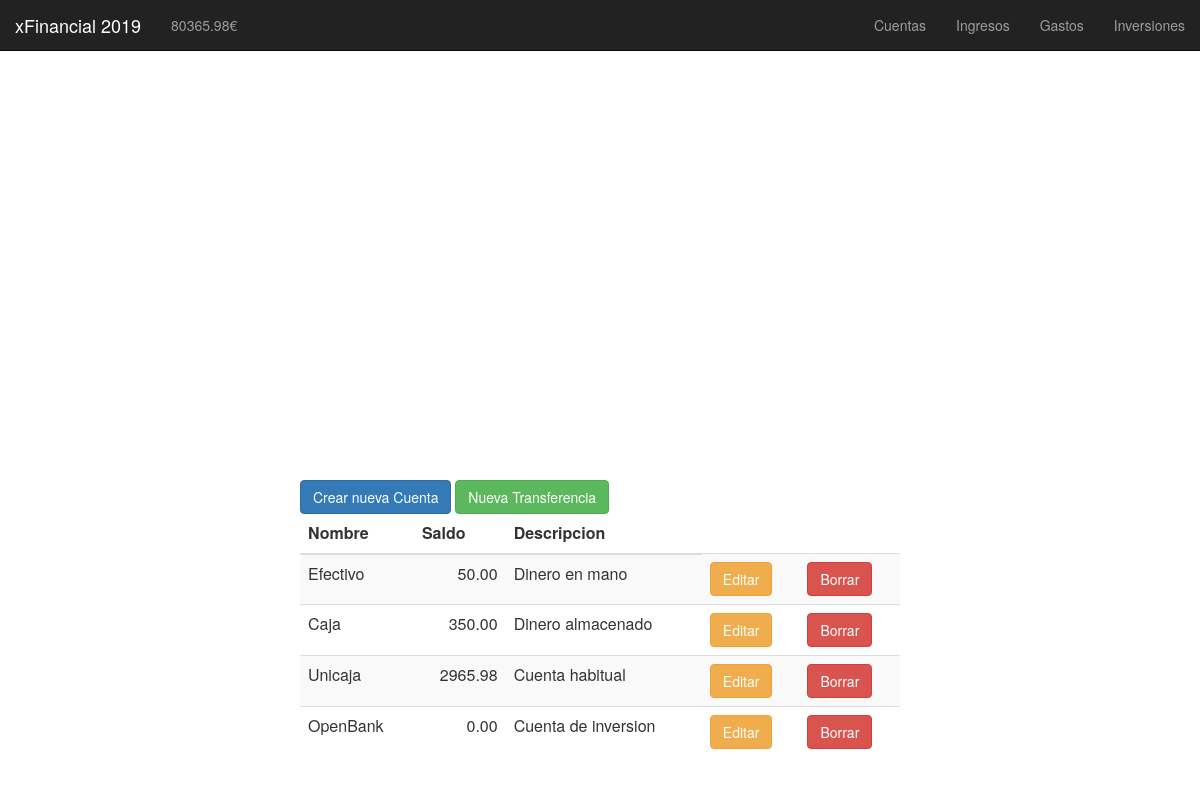
The page /cuentas.php on the database as committed earlier.
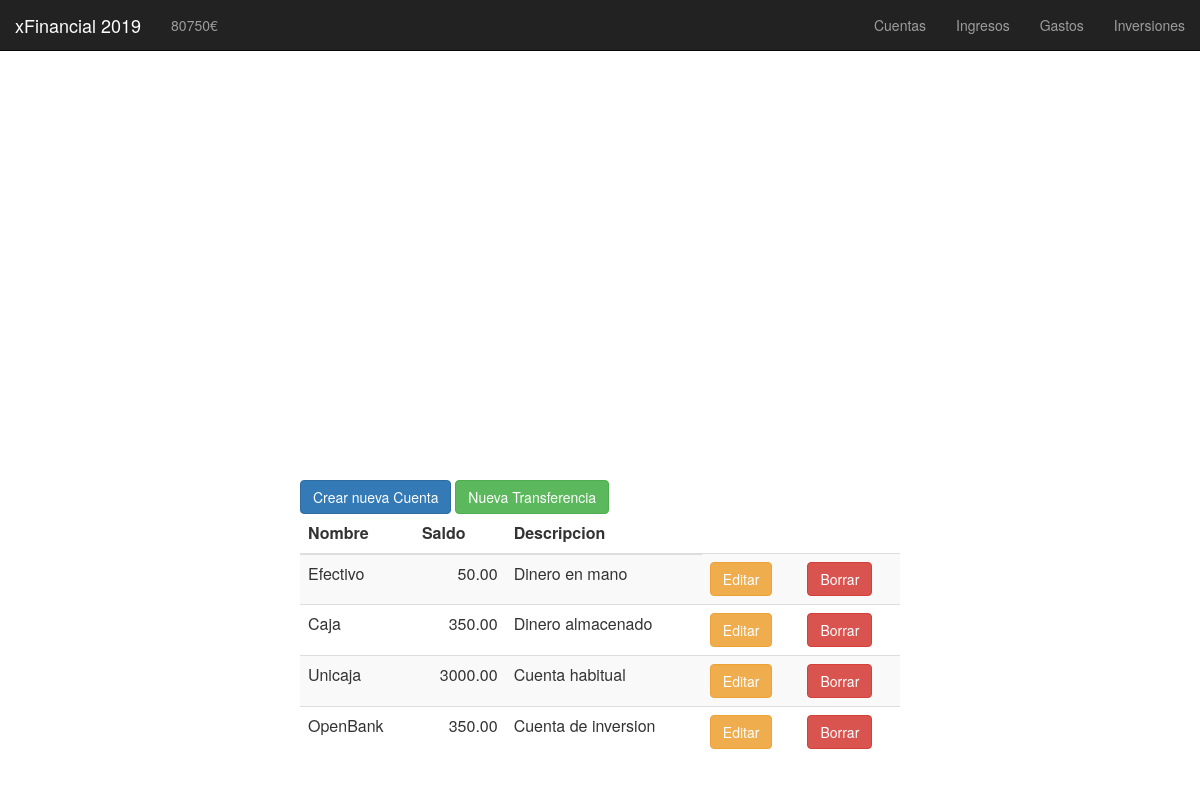
The same page on the database as committed later.
### tables this page shows
CREATE TABLE cuentas (
	id INT PRIMARY KEY AUTO_INCREMENT,
	nombre VARCHAR(50),
    saldo DECIMAL(15,2),
    descripcion VARCHAR(50)
);

### functions/cuentas/mostrar_cuentas_edit.php (the view, shortened to what this page needs)
<td>
    <button type="button" class="btn btn-warning" data-toggle="modal" data-target="#modal_editar_<?php echo $row['id'] ;?>">
    Editar
    </button>
</td>
<td>
    <button type="button" class="btn btn-danger" data-toggle="modal" data-target="#modal_borrar_<?php echo $row['id'] ;?>">
    Borrar
    </button>
</td>

### functions/patrimonio/mostrar_patrimonio.php (shortened to what this page needs)
<?php
$patrimonio = 0;
$res = mysql_query("SELECT * FROM cuentas")
or die(mysql_error());
while($row = mysql_fetch_array( $res )) {
    $patrimonio = $patrimonio + $row['saldo'];
}
$res2 = mysql_query("SELECT * FROM inversiones WHERE vendida = 0")
or die(mysql_error());
while($row = mysql_fetch_array( $res2 )) {
    $patrimonio = $patrimonio + $row['valor_actual'];
}
echo $patrimonio."€";
?>

### functions/cuentas/mostrar_cuentas.php (shortened to what this page needs)
<table class="table table-striped">
    <thead>
    <tr>
        <th>Nombre</th>
        <th>Saldo</th>
        <th>Descripcion</th>
    </tr>
    </thead>
<?php
$res = mysql_query("SELECT * FROM cuentas")
or die(mysql_error());
while($row = mysql_fetch_array( $res )) {?>
    <tr>
        <td><?php echo $row['nombre'];?></td>
        <td style="text-align:right;"><?php echo $row['saldo'];?></td>
        <td><?php echo $row['descripcion'];?></td>
        <?php
            if ($editar == 1) {
                require "mostrar_cuentas_edit.php";
            }
        ?>
    </tr>
<?php } ?>
</table>

Rows that differ between the two databases and show on the page:
changed cuentas "Unicaja": saldo "2965.98" → "3000.00"
changed cuentas "OpenBank": saldo "0.00" → "350.00"
Other text that changed with them:
$patrimonio: "80365.98" → "80750"
